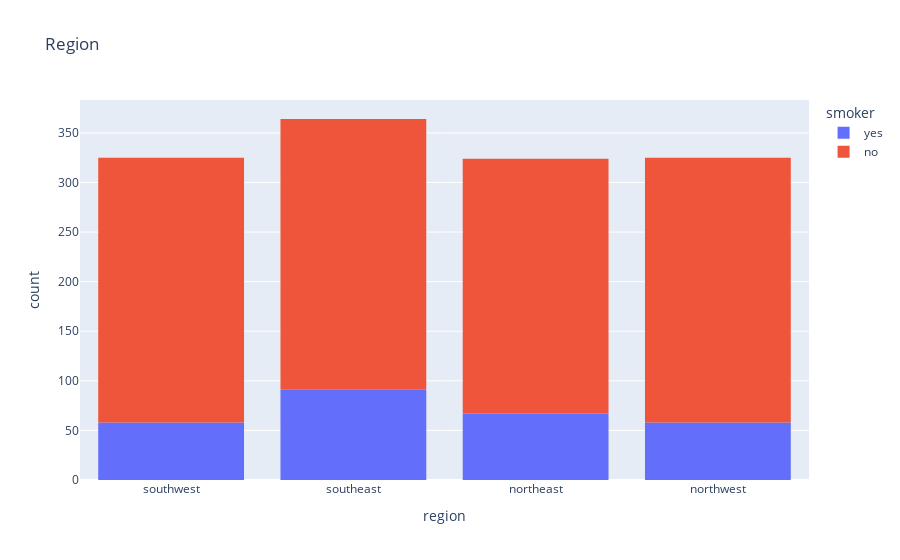

Write notebook code for a chart like this one.
### Markdown cell above
The following observations can be made:

About 20% of the customers are smokers.

Smoking appears to be more common among male customers than female customers.

### Code cell
px.histogram(df, x="region", color="smoker", title="Region")

### Figure 1 — Plotly figure (JSON) as saved in the notebook; plotly's stock layout.template omitted (floating-point values rounded to 4 significant figures; data arrays with more than 128 entries replaced by an {"elided": "..."} marker saying what was removed)
{"data": [{"bingroup": "x", "hovertemplate": "smoker=yes<br>region=%{x}<br>count=%{y}<extra></extra>", "legendgroup": "yes", "marker": {"color": "#636efa", "pattern": {"shape": ""}}, "name": "yes", "orientation": "v", "showlegend": true, "type": "histogram", "x": {"elided": "274 str values"}, "xaxis": "x", "yaxis": "y"}, {"bingroup": "x", "hovertemplate": "smoker=no<br>region=%{x}<br>count=%{y}<extra></extra>", "legendgroup": "no", "marker": {"color": "#EF553B", "pattern": {"shape": ""}}, "name": "no", "orientation": "v", "showlegend": true, "type": "histogram", "x": {"elided": "1064 str values"}, "xaxis": "x", "yaxis": "y"}], "layout": {"barmode": "relative", "legend": {"title": {"text": "smoker"}, "tracegroupgap": 0}, "title": {"text": "Region"}, "xaxis": {"anchor": "y", "domain": [0, 1], "title": {"text": "region"}}, "yaxis": {"anchor": "x", "domain": [0, 1], "title": {"text": "count"}}}}
